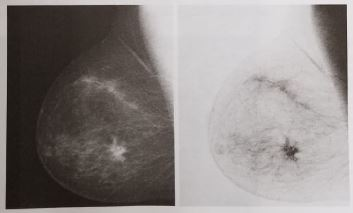
%> input picture pg137.JPG, 353 x 213 px
$ octave --eval "result = split_bit_planes(imread('pg137.JPG'));"   (GNU Octave 9; MATLAB toolbox functions it lacks are replaced by stand-ins)
%> lines starting %> are read from the running program, lines starting %| are printed output that depends on the picture; in (x1, y1, x2, y2) boxes, pixels count from 0 and x2, y2 are one past the last pixel; in counts of white or black regions, pixels touching at a corner belong together; the program's own positions count from 1
function out = split_bit_planes(in)

%c = imread('aster_dc_lrg.jpg');
c=rgb2gray(in);

cd = double(c);

% extracting all bits one by one
% from 1st to 8th in variable
% from c1 to c8 respectively
c1 = mod(cd, 2);
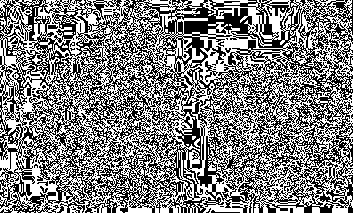
%> c1: size 213x353 double; values 0 (black) and 1 (white), 50.3% white; black in thin lines or dots
c2 = mod(floor(cd/2), 2);
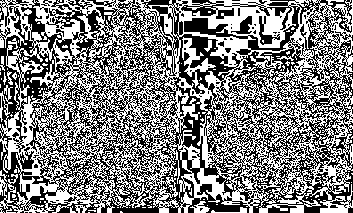
%> c2: size 213x353 double; values 0 (black) and 1 (white), 49.9% white in thin lines or dots
c3 = mod(floor(cd/4), 2);
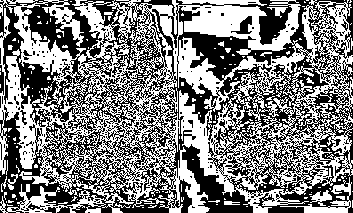
%> c3: size 213x353 double; values 0 (black) and 1 (white), 50% white; 256 white regions (238 under 20 px), largest, box (x1, y1, x2, y2) and area: (0, 0, 353, 213) 35376, (280, 177, 352, 213) 549, (310, 190, 332, 206) 166
c4 = mod(floor(cd/8), 2);
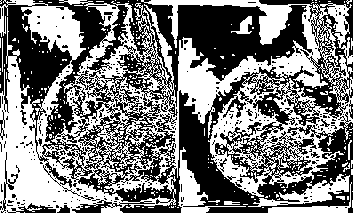
%> c4: size 213x353 double; values 0 (black) and 1 (white), 49% white; 321 white regions (308 under 20 px), largest, box (x1, y1, x2, y2) and area: (0, 0, 353, 213) 32847, (248, 174, 350, 207) 1045, (178, 147, 246, 213) 993
c5 = mod(floor(cd/16), 2);
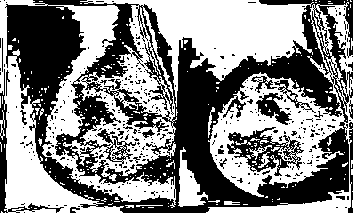
%> c5: size 213x353 double; values 0 (black) and 1 (white), 52.5% white; 359 black regions (342 under 20 px), largest, box (x1, y1, x2, y2) and area: (5, 0, 353, 213) 30737, (227, 127, 304, 176) 1435, (0, 69, 64, 213) 810
c6 = mod(floor(cd/32), 2);
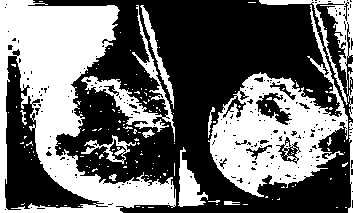
%> c6: size 213x353 double; values 0 (black) and 1 (white), 41.7% white; 173 white regions (155 under 20 px), largest, box (x1, y1, x2, y2) and area: (0, 0, 176, 213) 15536, (208, 5, 348, 197) 9453, (81, 5, 175, 142) 1845
c7 = mod(floor(cd/64), 2);
%> c7: size 213x353 double; values 0 (black) and 1 (white), 54.9% white; 93 black regions (81 under 20 px), largest, box (x1, y1, x2, y2) and area: (0, 0, 176, 213) 20521, (208, 4, 348, 197) 10916, (139, 5, 174, 122) 915
c8 = mod(floor(cd/128), 2);
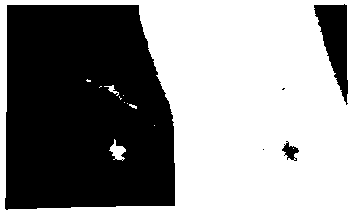
%> c8: size 213x353 double; values 0 (black) and 1 (white), 55.6% white; 5 black regions (2 under 20 px), largest, box (x1, y1, x2, y2) and area: (5, 5, 175, 210) 31376, (314, 4, 348, 105) 1843, (282, 141, 299, 161) 164

% combining image again to form equivalent to original grayscale image
cc = (2 * (2 * (2 * (2 * (2 * (2 * (2 * c8 + c7) + c6) + c5) + c4) + c3) + c2) + c1);

figure;
% plotting original image in first subplot
subplot(2, 5, 1);
imshow(c);
title('Original Image');

% plotting binary image having extracted bit from 1st to 8th
% in subplot from 2nd to 9th
subplot(2, 5, 2);
imshow(c1);
title('Bit Plane 1');
subplot(2, 5, 3);
imshow(c2);
title('Bit Plane 2');
subplot(2, 5, 4);
imshow(c3);
title('Bit Plane 3');
subplot(2, 5, 5);
imshow(c4);
title('Bit Plane 4');
subplot(2, 5, 6);
imshow(c5);
title('Bit Plane 5');
subplot(2, 5, 7);
imshow(c6);
title('Bit Plane 6');
subplot(2, 5, 8);
imshow(c7);
title('Bit Plane 7');
subplot(2, 5, 9);
imshow(c8);
title('Bit Plane 8');

% plotting recombined image in 10th subplot
subplot(2, 5, 10);
imshow(uint8(cc));
title('Recombined Image');
%> (the run ends here)

$ run again, on pg140.JPG
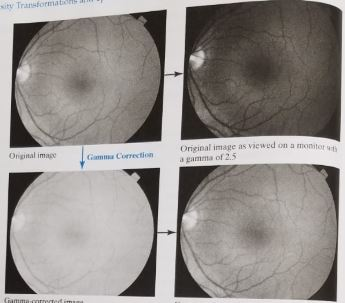
%> input picture pg140.JPG, 345 x 303 px
%> in split_bit_planes, `c1 = mod(cd, 2);`:
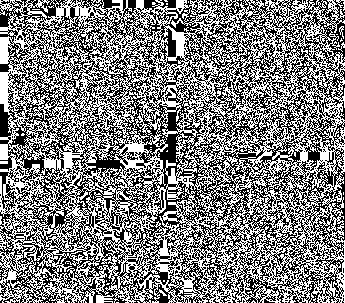
%> c1: size 303x345 double; values 0 (black) and 1 (white), 50.1% white; black in thin lines or dots
%> c2: size 303x345 double; values 0 (black) and 1 (white), 49.5% white in thin lines or dots
%> c3: size 303x345 double; values 0 (black) and 1 (white), 50.9% white; black in thin lines or dots
%> c4: size 303x345 double; values 0 (black) and 1 (white), 53% white; 702 black regions (676 under 20 px), largest, box (x1, y1, x2, y2) and area: (0, 0, 345, 303) 45503, (63, 224, 84, 244) 194, (250, 63, 270, 79) 186
%> c5: size 303x345 double; values 0 (black) and 1 (white), 54.9% white; 832 black regions (782 under 20 px), largest, box (x1, y1, x2, y2) and area: (167, 0, 345, 303) 25130, (8, 8, 168, 149) 7553, (43, 175, 136, 288) 5298
%> c6: size 303x345 double; values 0 (black) and 1 (white), 41.6% white; 744 white regions (696 under 20 px), largest, box (x1, y1, x2, y2) and area: (170, 0, 345, 303) 14821, (4, 167, 163, 299) 11360, (8, 8, 172, 148) 6456
%> c7: size 303x345 double; values 0 (black) and 1 (white), 48% white; 283 white regions (268 under 20 px), largest, box (x1, y1, x2, y2) and area: (0, 0, 345, 303) 42723, (43, 175, 136, 288) 5298, (68, 71, 96, 96) 407
%> in split_bit_planes, `c8 = mod(floor(cd/128), 2);`:
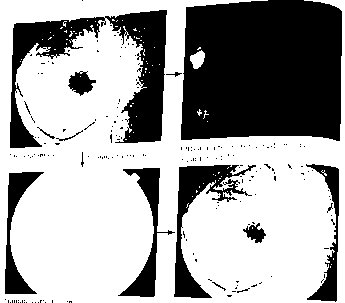
%> c8: size 303x345 double; values 0 (black) and 1 (white), 64.4% white; 201 black regions (188 under 20 px), largest, box (x1, y1, x2, y2) and area: (181, 0, 342, 141) 20961, (10, 10, 167, 148) 7526, (174, 165, 256, 298) 2806
